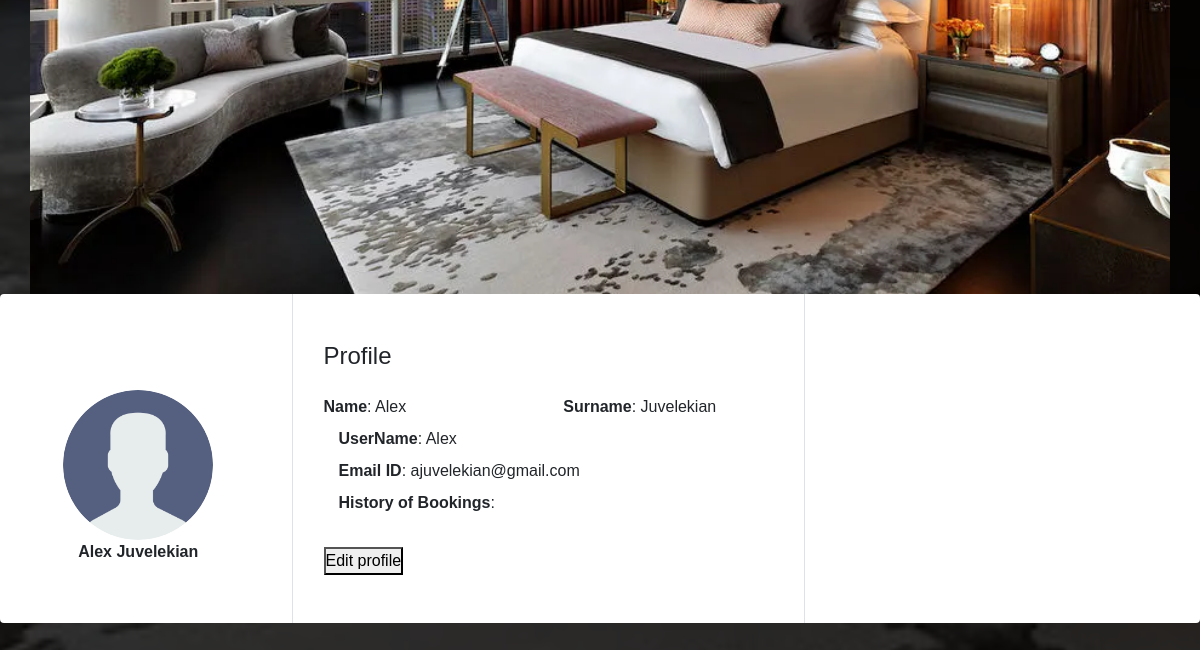
/ (signed in, lower part), run on an earlier commit of the app's database.
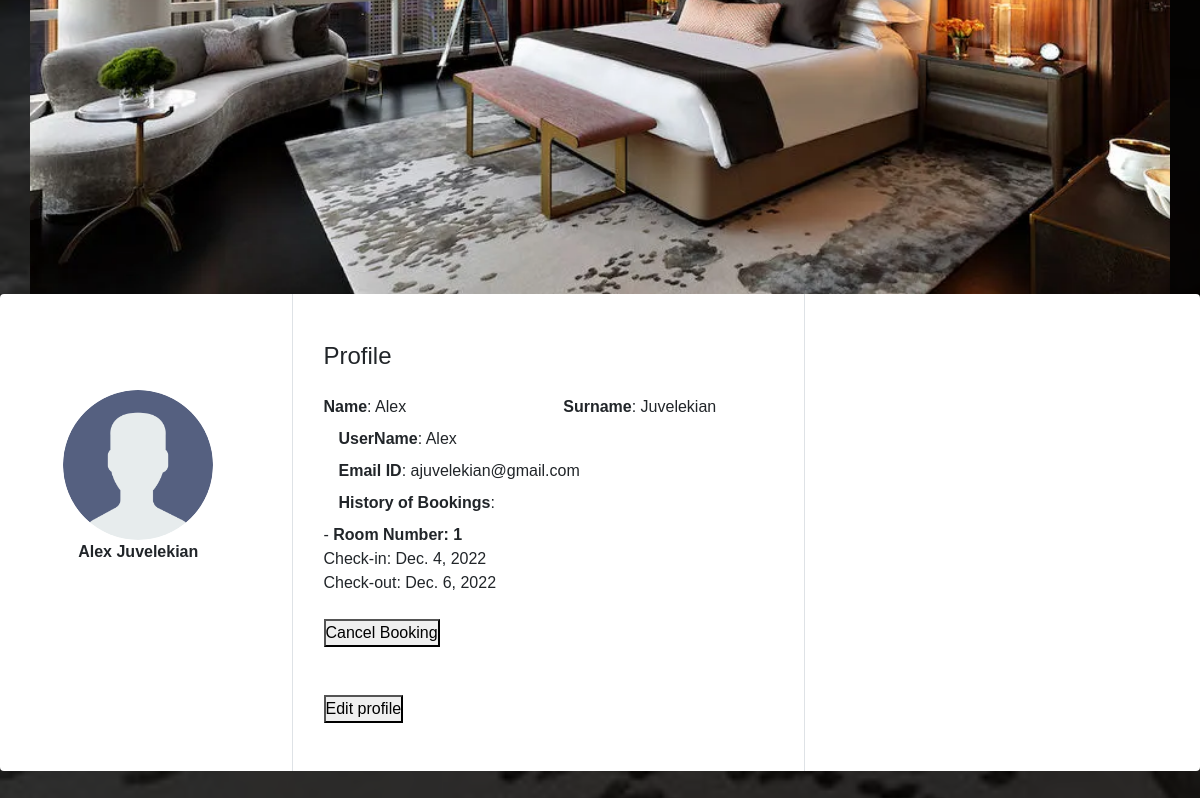
And on a later commit of the database.
### main/models.py (models this page shows, shortened)
class reservation(models.Model):
    room_id = models.ForeignKey(room, on_delete=models.CASCADE)
    client_id = models.ForeignKey(User, on_delete=models.CASCADE)
    start_date1 = models.DateField()
    end_date1 = models.DateField()

class room(models.Model):
    reserved = models.BooleanField()
    room_number = models.IntegerField()
    price_per_night = models.IntegerField()
    single = models.BooleanField()
    smoking = models.BooleanField()
    stars = models.IntegerField()
    def __str__(self):
        return ("Room Number: " + str(self.room_number))

### main/views.py (the view)
# urls.py: path("", views.home, name="home"),
def home(response):
    D = {}
    currentUser = response.user
    if currentUser.is_authenticated:
        D["username"] = response.user.username
        D["first_name"] = response.user.first_name
        D["last_name"] = response.user.last_name
        D["email"] = response.user.email
        return render(response, "main/homepages.html", D)
    else:
        return render(response, "main/homepages.html", D)

### main/templates/main/homepages.html (shortened to what this page needs)
<!DOCTYPE html>
<html lang="en">
    <head>
        <link rel="stylesheet" href="C:\Users\Alex\Documents\GitHub\351project\main\static\styles.css">
    </head>
    <body>
            <link rel="stylesheet" href="static\book.css">
        <section id="book">
            <head>
                <link rel="stylesheet" href="static\styles.css">
                <link rel="stylesheet" href="https://stackpath.bootstrapcdn.com/font-awesome/4.7.0/css/font-awesome.min.css">
                <link rel="stylesheet" href="https://maxcdn.bootstrapcdn.com/bootstrap/4.5.0/css/bootstrap.min.css">
            </head>
            <body>
                <div class="container">
            </body>
        </section>
        {% if user.is_authenticated %}
        <section id="Profile">
          <link rel="stylesheet" href="static\styles.css">
          <body>
            <div class="rounded bg-white mt-5 mb-5">
              <div class="row">
                  <div class="col-md-3 border-right">
                      <div class="d-flex flex-column align-items-center text-center p-3 py-5"><img class="rounded-circle mt-5" width="150px" src="static/user.png"><span class="font-weight-bold">{{first_name}} {{last_name}}</span></div>
                  </div>
                  <div class="col-md-5 border-right">
                      <div class="p-3 py-5">
                          <div class="d-flex justify-content-between align-items-center mb-3">
                              <h4 class="text-right">Profile</h4>
                          </div>
                          <div class="row mt-2">
                              <div class="col-md-6"><label class="labels"><b>Name</b>: {{user.first_name}}</label></div>
                              <div class="col-md-6"><label class="labels"><b>Surname</b>: {{user.last_name}}</label></div>
                          </div>
                          <div>
                              <div class="col-md-12"><label class="labels"><b>UserName</b>: {{user.username}}</label></div>
                              <div class="col-md-12"><label class="labels"><b>Email ID</b>: {{user.email}}</label></div>
                              <div class = "col-md-12"><label class = "labels"><b>History of Bookings</b>: </label></div>
                              {% for booking in user.reservation_set.all%}
                               - <b>{{booking.room_id}}</b> <br> Check-in: {{booking.start_date1}} <br> Check-out: {{booking.end_date1}}<br>
                              <form method = "post" id = "deleteRes" action = "deleteRes/">
                                <br>
                                <button type="submit" value="Submit" id="user">Cancel Booking</button>
                                <br>
                                <br>
                              </form>
                              {% endfor %}
                          </div>
                          <br>
                          <form method = "post" id="usernamePass" action = "editprofile/">
                            <button value = {{user.username}}, id = "user"> Edit profile </button>
                          </form>
                      </div>
                  </div>
              </div>
          </div>
          </body>
        </section>
        {% endif %}

What changed in the data, as far as the page shows it:
added reservation: room_id "Room Number: 1", start_date1 "Dec. 4, 2022", end_date1 "Dec. 6, 2022"
